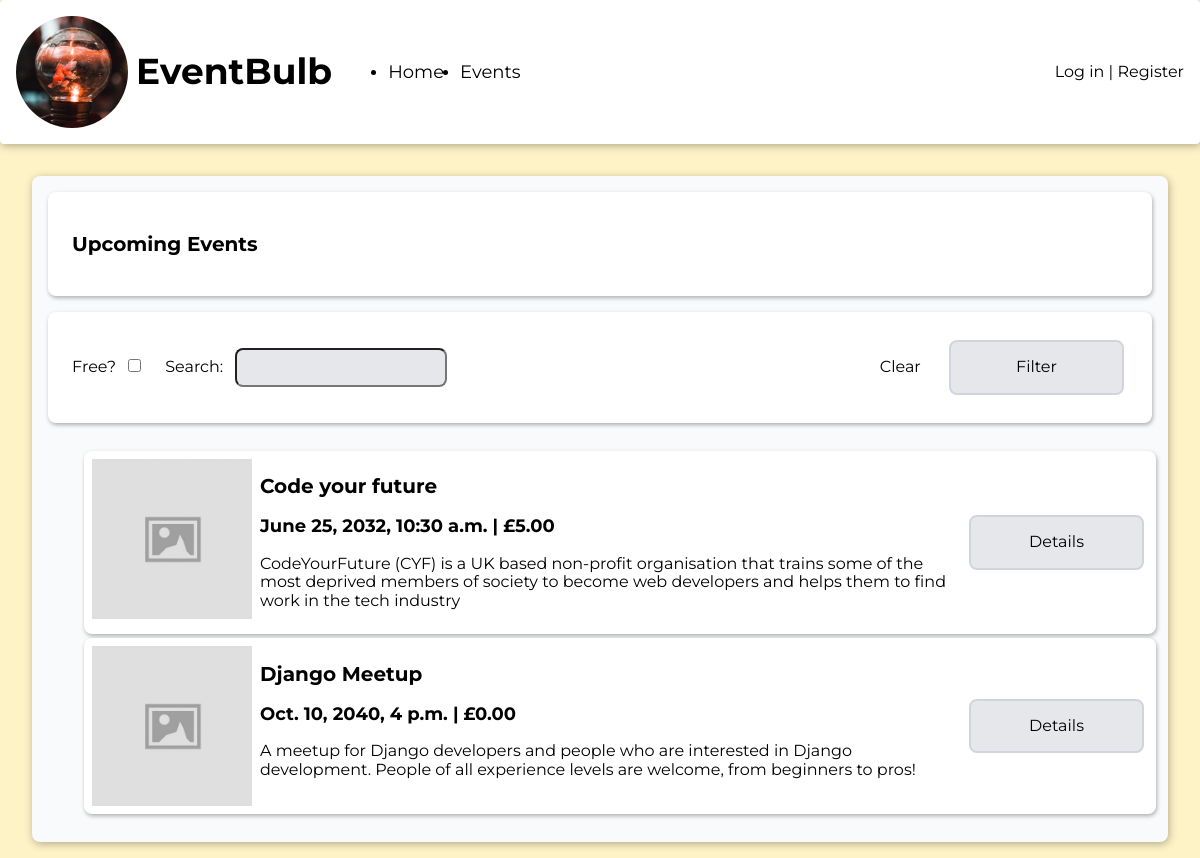
Screenshot of /events/ with the database file from the repository.
### events/models.py (models this page shows, shortened)
class Event(models.Model):
    title = models.CharField(max_length=255)
    description = models.TextField()
    datetime = models.DateTimeField(auto_now=False, auto_now_add=False)
    cost = models.DecimalField(max_digits=6, decimal_places=2)

### events/views.py (the view)
# urls.py: path('', views.list, name="events_list"),
def list(request):
    check_if_user_profile(request)
    today = datetime.today()
    filter_map = {
        'title': 'title__icontains',
        'is_free': 'cost'
    }
    filters = {}
    for key, value in request.GET.items():
        filter_key = filter_map[key]
        filters[filter_key] = value
    events = Event.objects.filter(
          datetime__gte=today).filter(**filters).order_by('datetime')
    return render(request, 'events/list.html', {'events': events})

### events/views.py (called while the page is built)
def check_if_user_profile(request):
    if request.user.is_authenticated:
        [profile, created] = UserProfile.objects.get_or_create(
            user=request.user)
        return profile

### templates/events/list.html
{% extends 'base.html' %}
{% load static %}
{% block content %}
  <main>
    <section id="event-list" class="card-background">
      <section class="card">
        <h2>Upcoming Events</h2>
      </section>
      <section class="card">
        <form action="{% url 'events_list' %}" method="get" class="filter-controls-form">
          <div class="filter-controls">
            <div class="input-group">
              <label for="is_free">Free?</label>
              <input type="checkbox" name="is_free" id="is_free" value="0" />
            </div>
            <div class="input-group">
              <label for="title">Search:</label>
              <input type="text" name="title" id="title">
            </div>
          </div>
          <div>
            <a href="{% url 'events_list' %}" class="button">Clear</a>
            <button type="submit" class="button gray">
            Filter
            </button>
          </div>
        </form>
      </section>
      {% include 'partials/_events_list.html' with events=events %}
    </section>
  </main>
{% endblock %}

### templates/partials/_events_list.html (shortened to what this page needs)
{% load event_filters %}
{% load static %}
<ul class="events-list">
  {% for event in events %}
    <li class="card event">
      <img class="event-image" src="{% static 'images/image_placeholder.jpg' %}" alt="">
      <div class="event-info">
        <h2>{{ event.title }}</h2>
        <h3>{{ event.datetime }} | £{{ event.cost }}</h3>
        <p>{{ event.description }}</p>
      </div>
      <div class="event-controls">
        <a href="{% url 'events_details' event.id %}" class="button gray">Details</a>
      </div>
    </li>
  {% endfor %}
</ul>

### static/css/style.css (style rules this page uses)
:root { --shadow: 1px 2px 8px rgba(0,0,0,0.3); --shadow-small: 1px 2px 4px rgba(0,0,0,0.3); --yellow : #FEF3C7; --yellow-accent: #FDE68A; --gray: #E5E7EB; --gray-accent: #D1D5DB; --gray-light: #F9FAFB; --red: #FECACA; --red-accent: #FCA5A5; }
body { background-color: var(--yellow); display: flex; flex-direction: column; height: 100vh; font-family: 'Montserrat', Helvetica, Arial, sans-serif; }
a { color: inherit; text-decoration: inherit; }
h2 { font-size: 1.25rem; }
h3 { font-size: 1.125rem; }
main { margin: 1rem; padding: 1rem; display: grid; gap: 1rem; flex-grow: 1; flex-shrink: 1; }
.card-background { background-color: var(--gray-light); padding: 0.5rem; box-shadow: var(--shadow); border-radius: 0.5rem; display: flex; flex-direction: column; }
.card { margin: 0.5rem; padding: 1.5rem; background-color: white; border-radius: 0.5rem; box-shadow: var(--shadow-small) }
.filter-controls-form { display: flex; justify-content: space-between; }
.filter-controls { display: flex; align-items: center; margin-right: 1.5rem; }
.filter-controls > .input-group { margin-right: 1.5rem; }
.filter-controls > .input-group > label { margin-right: 0.5rem; }
input[type="text"], input[type="password"], textarea { padding: 0.5rem; background-color: var(--gray); border-radius: 0.5rem; }
.button { padding: 1rem; border-radius: 0.5rem; min-width: 175px; margin: 0.25rem; box-sizing: border-box; transition: background-color 150ms; text-align: center; cursor: pointer; }
.button.gray { background-color: var(--gray); border: 2px solid var(--gray-accent); }
.card.event { margin: 0.25rem; padding: 0.5rem; background-color: white; border-radius: 0.5rem; box-shadow: var(--shadow-small); display: flex; align-items: start; }
.event-image { background-color: var(--gray); object-fit: cover; width: 10rem; height: 10rem; margin-right: 0.5rem; }
.event > .event-info { flex-grow: 1; }
.event > .event-controls { flex-shrink: 1; align-self: center; justify-self: center; display: flex; flex-direction: column; }

### rows the page displays
Event: title "Code your future", datetime "June 25, 2032, 10:30 a.m.", cost "5.00", description "CodeYourFuture (CYF) is a UK based non-profit organisation that trains some of the most deprived members of society to become web developers and helps them to find work in the tech industry"
Event: title "Django Meetup", datetime "Oct. 10, 2040, 4 p.m.", cost "0.00", description "A meetup for Django developers and people who are interested in Django development. People of all experience levels are welcome, from beginners to pros!"
